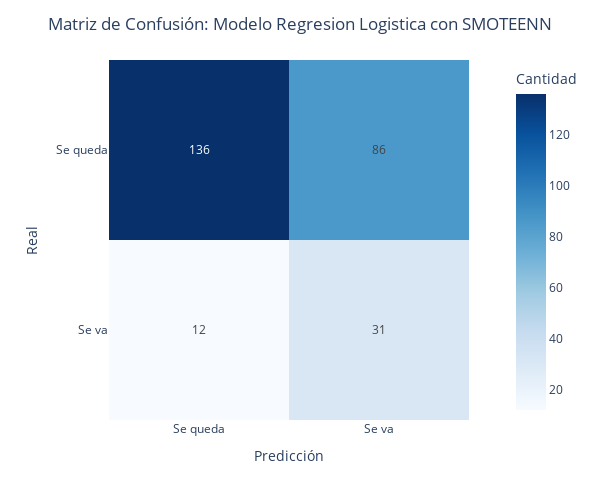

Notebook cell for this chart:
### Code cell
gr = show_confusion_matrix(y_test, pred, 'Regresion Logistica con SMOTEENN')
gr

### Figure 1 — Plotly figure (JSON) as saved in the notebook; plotly's stock layout.template omitted (floating-point values rounded to 4 significant figures)
{"data": [{"coloraxis": "coloraxis", "hovertemplate": "Predicción: %{x}<br>Real: %{y}<br>Cantidad: %{z}<extra></extra>", "name": "0", "texttemplate": "%{z}", "type": "heatmap", "x": ["Se queda", "Se va"], "xaxis": "x", "y": ["Se queda", "Se va"], "yaxis": "y", "z": [[136, 86], [12, 31]]}], "layout": {"coloraxis": {"colorbar": {"title": {"text": "Cantidad"}}, "colorscale": [[0, "rgb(247,251,255)"], [0.125, "rgb(222,235,247)"], [0.25, "rgb(198,219,239)"], [0.375, "rgb(158,202,225)"], [0.5, "rgb(107,174,214)"], [0.625, "rgb(66,146,198)"], [0.75, "rgb(33,113,181)"], [0.875, "rgb(8,81,156)"], [1, "rgb(8,48,107)"]]}, "height": 500, "margin": {"t": 60}, "title": {"text": "Matriz de Confusión: Modelo Regresion Logistica con SMOTEENN", "x": 0.5}, "width": 600, "xaxis": {"anchor": "y", "constrain": "domain", "domain": [0, 1], "scaleanchor": "y", "title": {"text": "Predicción"}}, "yaxis": {"anchor": "x", "autorange": "reversed", "constrain": "domain", "domain": [0, 1], "title": {"text": "Real"}}}}
